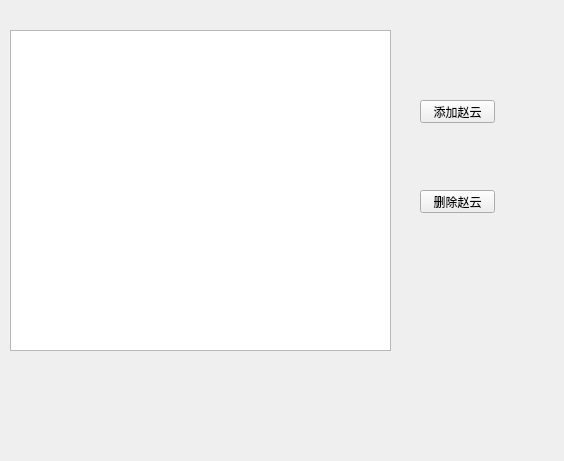
<?xml version="1.0" encoding="UTF-8"?>
<ui version="4.0">
 <class>Widget</class>
 <widget class="QWidget" name="Widget">
  <property name="geometry">
   <rect>
    <x>0</x>
    <y>0</y>
    <width>564</width>
    <height>461</height>
   </rect>
  </property>
  <property name="windowTitle">
   <string>Widget</string>
  </property>
  <widget class="QTableWidget" name="tableWidget">
   <property name="geometry">
    <rect>
     <x>10</x>
     <y>30</y>
     <width>381</width>
     <height>321</height>
    </rect>
   </property>
  </widget>
  <widget class="QPushButton" name="addBtn">
   <property name="geometry">
    <rect>
     <x>420</x>
     <y>100</y>
     <width>75</width>
     <height>23</height>
    </rect>
   </property>
   <property name="text">
    <string>添加赵云</string>
   </property>
  </widget>
  <widget class="QPushButton" name="delBtn">
   <property name="geometry">
    <rect>
     <x>420</x>
     <y>190</y>
     <width>75</width>
     <height>23</height>
    </rect>
   </property>
   <property name="text">
    <string>删除赵云</string>
   </property>
  </widget>
 </widget>
 <layoutdefault spacing="6" margin="11"/>
 <resources/>
 <connections/>
</ui>
